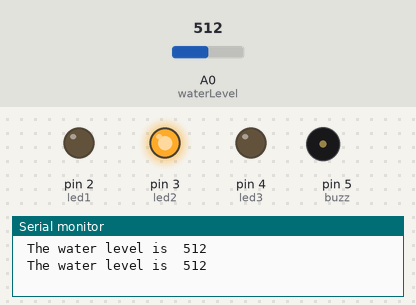
The sketch below on a simulated Arduino Uno, built with avr-gcc and run on an emulated ATmega328P. Parts: output pins drawn as LEDs (lit = HIGH), buzzer (waves = sounding, pin HIGH), the last lines printed to the serial monitor. The inputs (shaded band) are chosen by the test bench; at power-on: A0 (waterLevel) = 512.

Above: at 1.9 s.
2.0 s: A0 (waterLevel) set to 532
4.4 s: A0 (waterLevel) set to 568
At 6.3 s:
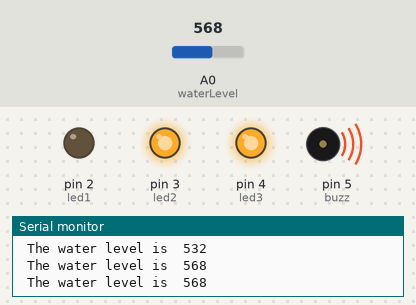
6.9 s: A0 (waterLevel) set to 358
9.6 s: A0 (waterLevel) set to 335
At 11.6 s:
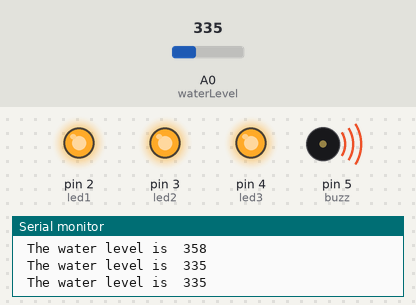
12.1 s: A0 (waterLevel) set to 6
15.1 s: A0 (waterLevel) set to 3
At 17.1 s:
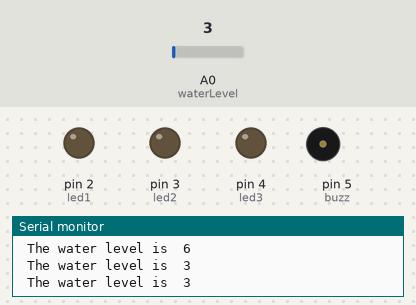
Timing chart, 0 to 18.6 s (numbered marks = the images above; inputs shaded):
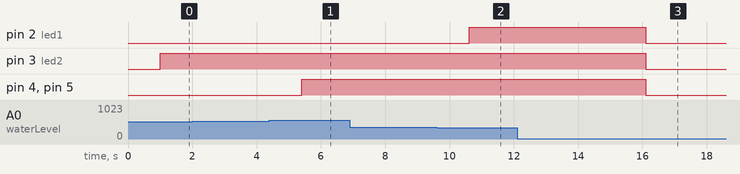

The sketch:

water_level_sensor.ino
```cpp
int led1 = 2;
int led2 = 3;
int led3 = 4;
int buzz = 5;
int waterLevel = A0;
int sensorValue = 0;

void setup()
{
  pinMode(led1, OUTPUT);
  pinMode(led2, OUTPUT);
  pinMode(led3, OUTPUT);
  pinMode(buzz, OUTPUT);
  Serial.begin(9600);
}

void loop()
{
  sensorValue = analogRead(waterLevel);
  Serial.print(" The water level is  ");
  Serial.println(sensorValue);
  delay(1000);

  if((sensorValue>=5)&&(sensorValue<=350))
    {
    digitalWrite(led1,HIGH);
    delay(100);
    }
  else if((sensorValue>=351)&&(sensorValue<=550))
    {
   digitalWrite(led2,HIGH);
   delay(100);
    }
  else if(sensorValue>=551)
    {
    digitalWrite(led3,HIGH);
    digitalWrite(buzz,HIGH);
    delay(1);
    }
  else
    {
    digitalWrite(led1,LOW);
    digitalWrite(led2,LOW);
    digitalWrite(led3,LOW);
    digitalWrite(buzz,LOW);
    delay(1);
    }
}
```

Measured:
- the behaviour switches between 550 and 551 on A0 (waterLevel) (found by bisection; images 0 and 1)
- the behaviour switches between 351 and 350 on A0 (waterLevel) (found by bisection; images 1 and 2)
- the behaviour switches between 5 and 4 on A0 (waterLevel) (found by bisection; images 2 and 3)
- after the input at 4.4 s, pin 4 (led3), pin 5 (buzz): LOW → HIGH after 1.0 s
- after the input at 9.6 s, pin 2 (led1): LOW → HIGH after 1.0 s
- after the input at 15.1 s, pin 2 (led1), pin 3 (led2), pin 4 (led3), pin 5 (buzz): HIGH → LOW after 1.0 s
